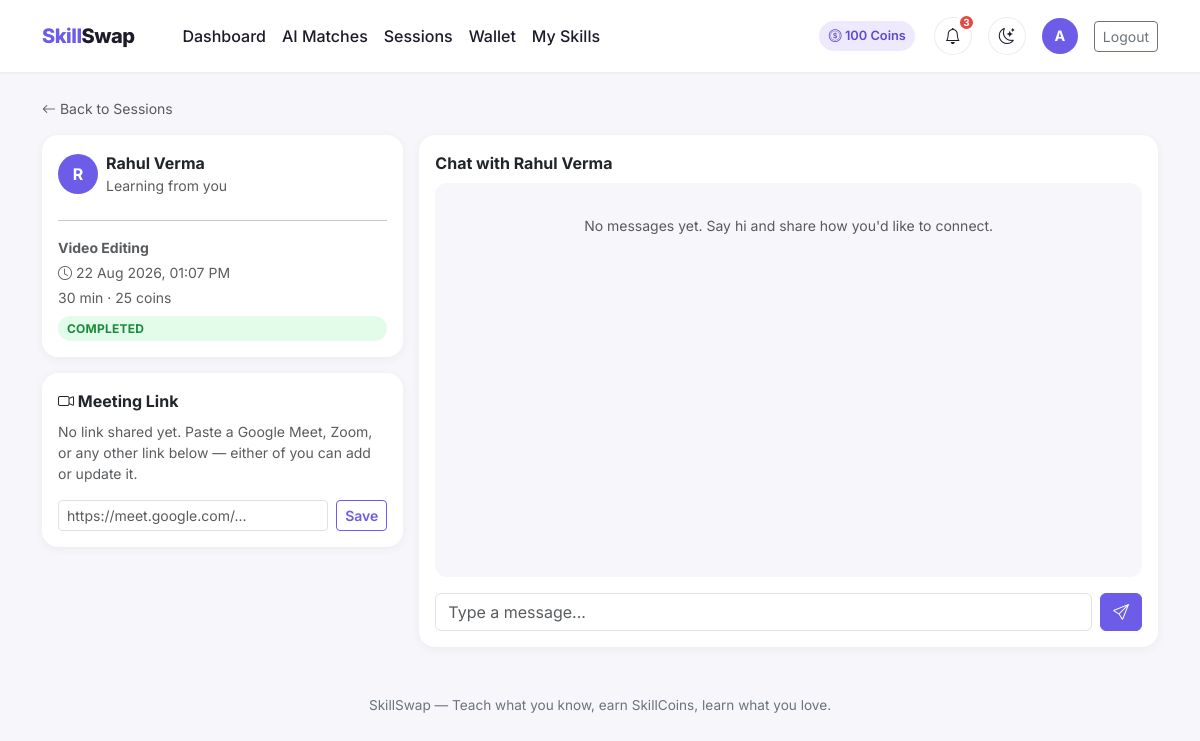
Page /session/1/thread (signed in) on the committed database.
### models.py (models this page shows, shortened)
class User(db.Model):
    id = db.Column(db.Integer, primary_key=True)
    name = db.Column(db.String(120), nullable=False)
    email = db.Column(db.String(120), unique=True, nullable=False)
    password_hash = db.Column(db.String(255), nullable=False)
    college = db.Column(db.String(200))
    department = db.Column(db.String(120))
    year = db.Column(db.String(20))
    bio = db.Column(db.Text, default="")
    skill_coins = db.Column(db.Integer, default=100)
    rating = db.Column(db.Float, default=0.0)
    rating_count = db.Column(db.Integer, default=0)
    created_at = db.Column(db.DateTime, default=datetime.utcnow)
    user_skills = db.relationship(
        "UserSkill", backref="user", lazy=True, cascade="all, delete-orphan"
    )
    @property
    def avatar_letter(self):
        return self.name[0].upper() if self.name else "?"

class Skill(db.Model):
    id = db.Column(db.Integer, primary_key=True)
    name = db.Column(db.String(100), unique=True, nullable=False)
    category = db.Column(db.String(60), nullable=False)

class Session(db.Model):
    id = db.Column(db.Integer, primary_key=True)
    teacher_id = db.Column(db.Integer, db.ForeignKey("user.id"), nullable=False)
    student_id = db.Column(db.Integer, db.ForeignKey("user.id"), nullable=False)
    skill_id = db.Column(db.Integer, db.ForeignKey("skill.id"), nullable=False)
    duration = db.Column(db.Integer, nullable=False)  # minutes
    scheduled_at = db.Column(db.DateTime, nullable=False)
    cost = db.Column(db.Integer, nullable=False)
    status = db.Column(db.String(20), default="REQUESTED")  # REQUESTED/ACCEPTED/COMPLETED/CANCELLED
    created_at = db.Column(db.DateTime, default=datetime.utcnow)
    meeting_link = db.Column(db.String(500))
    teacher = db.relationship("User", foreign_keys=[teacher_id])
    student = db.relationship("User", foreign_keys=[student_id])
    skill = db.relationship("Skill")
    messages = db.relationship(
        "Message", backref="session", lazy=True,
        cascade="all, delete-orphan", order_by="Message.created_at",
    )
    def other_party(self, user_id):
        return self.student if user_id == self.teacher_id else self.teacher

### app.py (the view)
@app.route("/session/<int:session_id>/thread")
@login_required
def session_thread(session_id):
    user = current_user()
    sess = SessionModel.query.get_or_404(session_id)
    if user.id not in (sess.teacher_id, sess.student_id):
        flash("You're not part of this session.", "danger")
        return redirect(url_for("sessions_page"))
    return render_template("session_thread.html", user=user, sess=sess)

### app.py (called while the page is built)
def login_required(view):
    @wraps(view)
    def wrapped(*args, **kwargs):
        if "user_id" not in session:
            flash("Please log in to continue.", "warning")
            return redirect(url_for("login"))
        return view(*args, **kwargs)
    return wrapped

def current_user():
    uid = session.get("user_id")
    if not uid:
        return None
    return User.query.get(uid)

@app.context_processor
def inject_user():
    user = current_user()
    unread_count = 0
    recent_notifications = []
    if user:
        unread_count = Notification.query.filter_by(user_id=user.id, is_read=False).count()
        recent_notifications = (
            Notification.query.filter_by(user_id=user.id)
            .order_by(Notification.created_at.desc())
            .limit(8)
            .all()
        )
    return {
        "current_user": user,
        "unread_count": unread_count,
        "recent_notifications": recent_notifications,
    }

### models.py (called while the page is built)
    @property
    def time_ago(self):
        delta = datetime.utcnow() - self.created_at
        secs = delta.total_seconds()
        if secs < 60:
            return "just now"
        if secs < 3600:
            return f"{int(secs // 60)}m ago"
        if secs < 86400:
            return f"{int(secs // 3600)}h ago"
        return f"{int(secs // 86400)}d ago"

### templates/session_thread.html (shortened to what this page needs)
{% extends "base.html" %}
{% block content %}
{% set other = sess.other_party(user.id) %}
<a href="{{ url_for('sessions_page') }}" class="small text-muted d-inline-block mb-3">
  <i class="bi bi-arrow-left"></i> Back to Sessions
</a>
<div class="row g-3">
  <div class="col-lg-4">
    <div class="card p-3 mb-3">
      <div class="d-flex align-items-center gap-2 mb-2">
        <div class="avatar-circle" style="width:40px;height:40px;font-size:1rem;">{{ other.avatar_letter }}</div>
        <div>
          <div class="fw-bold">{{ other.name }}</div>
          <div class="text-muted small">
            {% if sess.teacher_id == user.id %}Learning from you{% else %}Teaching you{% endif %}
          </div>
        </div>
      </div>
      <hr>
      <div class="small text-muted mb-1"><strong>{{ sess.skill.name }}</strong></div>
      <div class="small text-muted mb-1"><i class="bi bi-clock"></i> {{ sess.scheduled_at.strftime('%d %b %Y, %I:%M %p') }}</div>
      <div class="small text-muted mb-2">{{ sess.duration }} min &middot; {{ sess.cost }} coins</div>
      <span class="status-pill status-{{ sess.status }}">{{ sess.status }}</span>
    </div>
    <div class="card p-3">
      <div class="fw-bold mb-2"><i class="bi bi-camera-video"></i> Meeting Link</div>
      {% if sess.status == 'CANCELLED' %}
        <p class="text-muted small mb-0">This session was cancelled.</p>
      {% else %}
        {% if sess.meeting_link %}
          <a href="{{ sess.meeting_link }}" target="_blank" rel="noopener noreferrer" class="btn btn-accent w-100 mb-2">
            <i class="bi bi-box-arrow-up-right"></i> Join Session
          </a>
        {% else %}
          <p class="text-muted small">No link shared yet. Paste a Google Meet, Zoom, or any other link below — either of you can add or update it.</p>
        {% endif %}
        <form method="POST" action="{{ url_for('set_meeting_link', session_id=sess.id) }}" class="d-flex gap-2">
          <input type="text" name="meeting_link" class="form-control form-control-sm"
                 placeholder="https://meet.google.com/..." value="{{ sess.meeting_link or '' }}">
          <button type="submit" class="btn btn-sm btn-outline-accent flex-shrink-0">Save</button>
        </form>
      {% endif %}
    </div>
  </div>
  <div class="col-lg-8">
    <div class="card p-3 d-flex flex-column" style="height: 32rem;">
      <div class="fw-bold mb-2">Chat with {{ other.name }}</div>
      <div class="chat-thread flex-grow-1 mb-3" id="chat-thread">
        {% if not sess.messages %}
          <p class="text-muted small text-center mt-4">No messages yet. Say hi and share how you'd like to connect.</p>
        {% endif %}
      </div>
      {% if sess.status != 'CANCELLED' %}
      <form method="POST" action="{{ url_for('send_message', session_id=sess.id) }}" class="d-flex gap-2">
        <input type="text" name="body" class="form-control" placeholder="Type a message..." autocomplete="off" required>
        <button type="submit" class="btn btn-accent flex-shrink-0"><i class="bi bi-send"></i></button>
      </form>
      {% endif %}
    </div>
  </div>
</div>
{% endblock %}

### templates/base.html (shortened to what this page needs)
<!DOCTYPE html>
<html lang="en">
<head>
  <link href="https://cdn.jsdelivr.net/npm/bootstrap@5.3.3/dist/css/bootstrap.min.css" rel="stylesheet">
  <link href="https://cdn.jsdelivr.net/npm/bootstrap-icons@1.11.3/font/bootstrap-icons.css" rel="stylesheet">
  <link href="{{ url_for('static', filename='css/style.css') }}" rel="stylesheet">
</head>
<body>
<nav class="navbar navbar-expand-lg sticky-top py-3">
  <div class="container">
    <a class="navbar-brand" href="{{ url_for('index') }}">Skill<span>Swap</span></a>
    <div class="collapse navbar-collapse" id="nav">
      {% if current_user %}
      <ul class="navbar-nav me-auto ms-lg-4">
        <li class="nav-item"><a class="nav-link {% if request.endpoint=='dashboard' %}active{% endif %}" href="{{ url_for('dashboard') }}">Dashboard</a></li>
        <li class="nav-item"><a class="nav-link {% if request.endpoint=='matches_page' %}active{% endif %}" href="{{ url_for('matches_page') }}">AI Matches</a></li>
        <li class="nav-item"><a class="nav-link {% if request.endpoint=='sessions_page' %}active{% endif %}" href="{{ url_for('sessions_page') }}">Sessions</a></li>
        <li class="nav-item"><a class="nav-link {% if request.endpoint=='wallet' %}active{% endif %}" href="{{ url_for('wallet') }}">Wallet</a></li>
        <li class="nav-item"><a class="nav-link {% if request.endpoint=='edit_skills' %}active{% endif %}" href="{{ url_for('edit_skills') }}">My Skills</a></li>
      </ul>
      <div class="d-flex align-items-center gap-3">
        <span class="badge-skill"><i class="bi bi-coin"></i> {{ current_user.skill_coins }} Coins</span>
        <div class="dropdown">
          <button class="btn btn-icon position-relative" type="button" data-bs-toggle="dropdown" aria-expanded="false">
            <i class="bi bi-bell"></i>
            {% if unread_count > 0 %}
              <span class="notif-dot">{{ unread_count if unread_count < 10 else '9+' }}</span>
            {% endif %}
          </button>
        </div>
        <button class="btn btn-icon" type="button" id="theme-toggle" title="Toggle dark mode">
          <i class="bi bi-moon-stars" id="theme-icon"></i>
        </button>
        <a href="{{ url_for('profile', user_id=current_user.id) }}" class="d-flex align-items-center text-decoration-none">
          <div class="avatar-circle" style="width:36px;height:36px;font-size:0.9rem;">{{ current_user.avatar_letter }}</div>
        </a>
        <a href="{{ url_for('logout') }}" class="btn btn-sm btn-outline-secondary">Logout</a>
      </div>
      {% endif %}
    </div>
  </div>
</nav>
<div class="container my-4">
  {% block content %}{% endblock %}
</div>
<footer class="container text-center py-4">
  SkillSwap — Teach what you know, earn SkillCoins, learn what you love.
</footer>
</body>
</html>

### static/css/style.css (style rules this page uses)
:root { --accent: #6C5CE7; --accent-dark: #5b4bd6; --accent-light: #eee9fd; --ink: #1c1b29; --muted: #6b7280; --bg: #f7f7fb; --surface: #ffffff; --border-soft: rgba(20, 20, 43, 0.08); --card-radius: 16px; --shadow-sm: 0 2px 10px rgba(20, 20, 43, 0.06); --shadow-md: 0 8px 28px rgba(20, 20, 43, 0.10); }
* { transition: background-color 0.2s ease, border-color 0.2s ease, color 0.2s ease; }
body { background-color: var(--bg); color: var(--ink); font-family: "Inter", "Segoe UI", system-ui, -apple-system, sans-serif; }
a { text-decoration: none; }
.navbar-brand { font-weight: 800; letter-spacing: -0.5px; color: var(--accent) !important; }
.navbar-brand span { color: var(--ink); }
.navbar { background: var(--surface); box-shadow: 0 1px 3px rgba(0,0,0,0.06); }
.nav-link { font-weight: 500; color: var(--ink) !important; }
.btn-accent { background-color: var(--accent); border-color: var(--accent); color: #fff; font-weight: 600; }
.btn-outline-accent { border-color: var(--accent); color: var(--accent); font-weight: 600; }
.card { border: none; border-radius: var(--card-radius); background: var(--surface); box-shadow: var(--shadow-sm); transition: box-shadow 0.2s ease, transform 0.2s ease; }
.btn-icon { width: 38px; height: 38px; border-radius: 50%; border: 1px solid var(--border-soft); background: var(--surface); color: var(--ink); display: inline-flex; align-items: center; justify-content: center; position: relative; }
.notif-dot { position: absolute; top: -4px; right: -4px; background: #e6483f; color: #fff; font-size: 0.62rem; font-weight: 700; border-radius: 999px; min-width: 17px; height: 17px; display: flex; align-items: center; justify-content: center; padding: 0 3px; border: 2px solid var(--surface); }
.stat-card, .card { transition: box-shadow 0.2s ease; }
.badge-skill { background: var(--accent-light); color: var(--accent-dark); font-weight: 600; padding: 0.4em 0.75em; border-radius: 999px; font-size: 0.8rem; display: inline-block; margin: 0.15rem; }
.avatar-circle { width: 48px; height: 48px; border-radius: 50%; background: var(--accent); color: #fff; display: flex; align-items: center; justify-content: center; font-weight: 700; font-size: 1.1rem; flex-shrink: 0; }
.status-pill { font-size: 0.75rem; font-weight: 700; padding: 0.3em 0.75em; border-radius: 999px; text-transform: uppercase; letter-spacing: 0.02em; }
.status-COMPLETED { background: #e3fbe9; color: #1c8a3c; }
.chat-thread { overflow-y: auto; padding: 0.5rem; background: var(--bg); border-radius: 12px; }
footer { color: var(--muted); font-size: 0.85rem; }

### rows in the picture
User: skill_coins "100", avatar_letter "A"
User: avatar_letter "R", name "Rahul Verma"
Skill: skill.name "Video Editing"

### other values in the picture
{{ unread_count if unread_count < 10 else '9+' }} "3"
{{ sess.scheduled_at.strftime('%d %b %Y, %I:%M %p') }} "22 Aug 2026, 01:07 PM"
{{ sess.duration }} "30"
{{ sess.cost }} "25"
{{ sess.status }} "COMPLETED"
